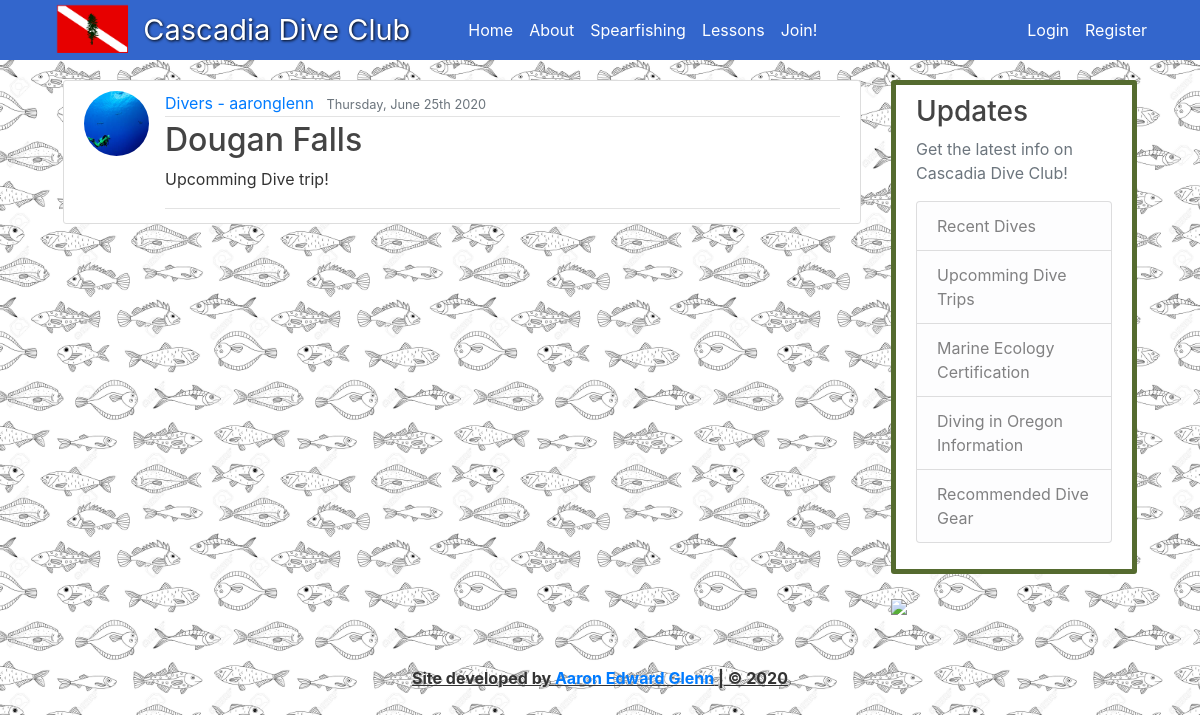
The app's page /post/4/ with its own data.
### blog/models.py (models this page shows, shortened)
class DivePost(models.Model):
    title = models.CharField(max_length=100)
    dive_site = models.CharField(max_length=100, blank=True)
    content = models.TextField()
    date_posted = models.DateTimeField(default=timezone.now)
    diver = models.ForeignKey(User, on_delete=models.SET(get_sentinel_user))

### users/models.py (models this page shows, shortened)
class Profile(models.Model):
    user = models.OneToOneField(User, on_delete=models.CASCADE)
    image = models.ImageField(default='default.jpg', upload_to='prfile_pics')

### blog/views.py (the view)
# urls.py: path('post/<int:pk>/', PostDetailView.as_view(), name='post-detail'),
class PostDetailView(DetailView):
    model = DivePost

### blog/templates/blog/divepost_detail.html (shortened to what this page needs)
{% extends 'blog/base.html' %}
{% block content %}
<article class="media content-section">
    <img class="rounded-circle article-img" src="{{ object.diver.profile.image.url }}">
    <div class="media-body">
        <div class="article-metadata">
            <a class="mr-2" href="#">Divers - {{ object.diver }}</a>
            <small class="text-muted">{{ object.date_posted|date:'l, F jS Y' }}</small>
        </div>
        <h2 class="article-title">{{ object.dive_site }}</h2>
        <p class="article-content">{{ object.content }}</p>
        <div class="article-metadata">
        </div>
    </div>
</article>
{% endblock %}

### blog/static/blog/main.css (style rules this page uses)
body { background-image: url("/media/background_images/fish_background2.jpg"); background-attachment: fixed; color: #333333; background-size: 20%; margin-top: 5rem; }
h1, h2, h3, h4, h5, h6 { color: #444444; }
.content-section { background: #ffffff; padding: 10px 20px; border: 1px solid #dddddd; border-radius: 3px; margin-bottom: 20px; }
.article-title { color: #444444; }
.article-content { white-space: pre-line; }
.article-img { height: 65px; width: 65px; margin-right: 16px; }
.article-metadata { padding-bottom: 1px; margin-bottom: 4px; border-bottom: 1px solid #e3e3e3 }

### records on screen
DivePost: diver.profile.image (picture), diver "aaronglenn", date_posted "Thursday, June 25th 2020", dive_site "Dougan Falls", content "Upcomming Dive trip!"
